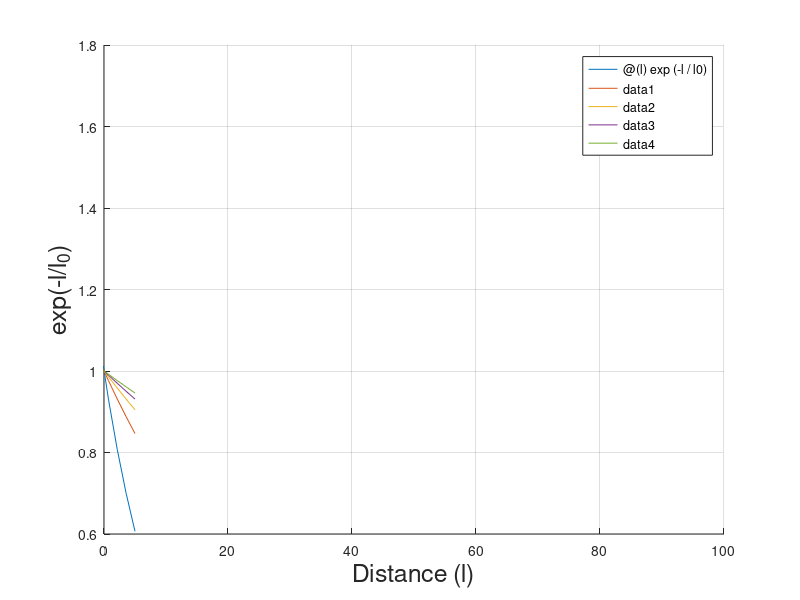

Write the MATLAB code that produced this figure. (Note: this script raises an error after producing the figure.)
figure 
hold on
for l0 = [10:20:100]

    fplot(@(l) exp(-l/l0))


    
end
 xlim([0,100])
grid on,
ylabel("exp(-l/l_0)","FontSize",18)
xlabel("Distance (l)","FontSize",18)
legend(legendmaker("l_0", [10:20:100]),"FontSize",18)



